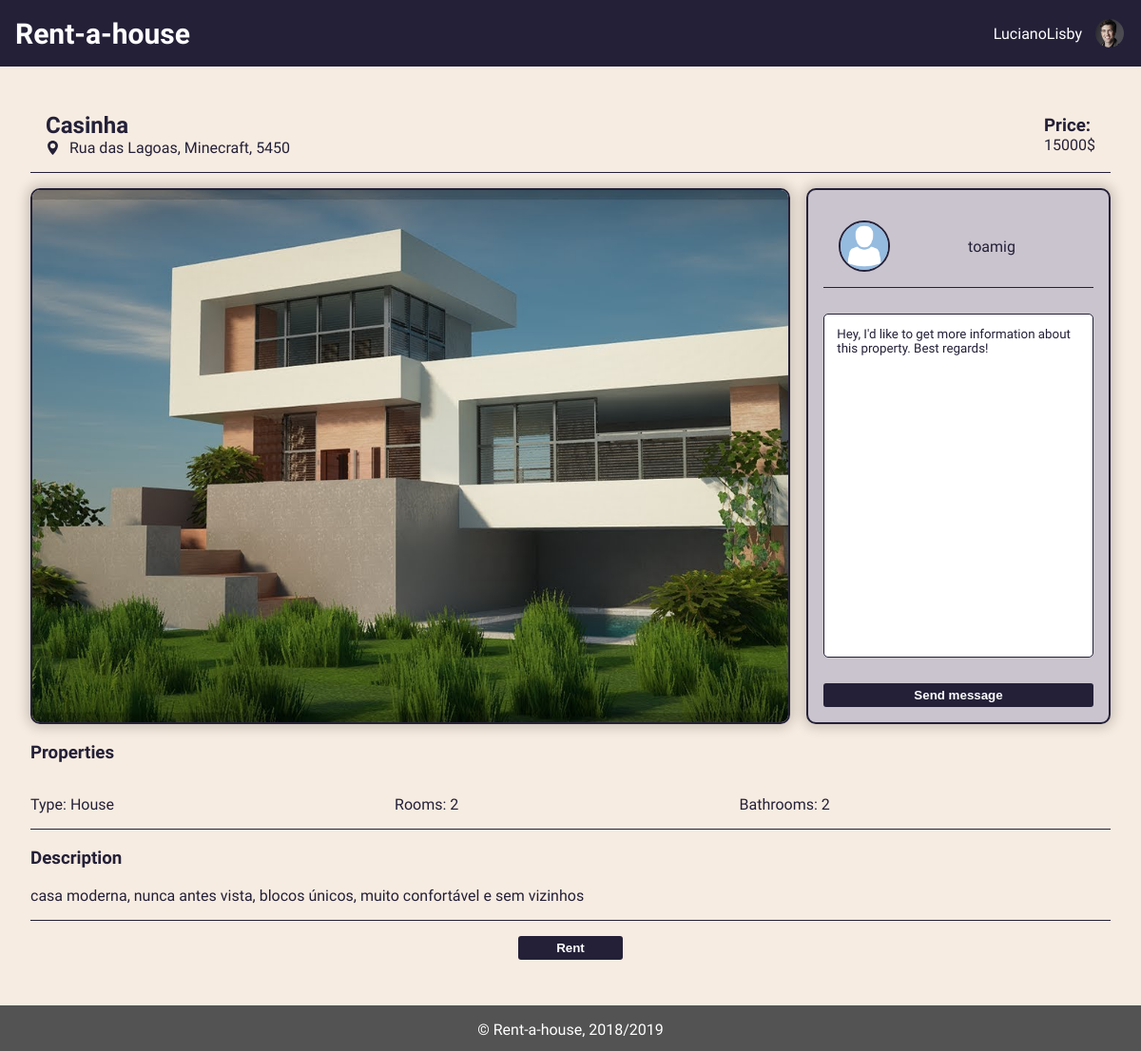
Screenshot of /pages/house.php?id=24 (signed in) with the database file from the repository.
### tables this page shows
CREATE TABLE house (
  id INTEGER PRIMARY KEY AUTOINCREMENT,
  image VARCHAR,
  type VARCHAR,
  room INTEGER,
  bathroom Integer,
  price DOUBLE,
  published DATE,
  address VARCHAR, 
  location VARCHAR,
  state VARCHAR,
  postCode VARCHAR,  
  description VARCHAR,
  title VARCHAR,
  owner VARCHAR REFERENCES user
);

CREATE TABLE user (
  username VARCHAR PRIMARY KEY,
  email VARCHAR UNIQUE,
  password VARCHAR,
  name VARCHAR,
  phoneNumber VARCHAR UNIQUE,
  image VARCHAR
);

### database/db_utils.php (called while the page is built, shortened)
<?php
    include_once('../database/connection.php');
    function getUserUsername($username){
        global $db;
        $stmt = $db->prepare("SELECT * FROM user WHERE username='".$username."'");
        $stmt->execute();
        $aux = $stmt->fetch();
        return $aux;
    }
    function getHouse($id){
        global $db;
        $stmt = $db->prepare("SELECT * FROM house WHERE id='".$id."'");
        $stmt->execute();
        $aux = $stmt->fetch();
        return $aux;
    }
?>

### pages/house.php (the view, shortened to what this page needs)
<?php
    include_once('../templates/templates.php');
    include_once('../database/db_utils.php');
    drawHeader();
    if(isset($_GET['id'])){
        $id = $_GET['id'];
        $house = getHouse($id);
        $owner = getUserUsername($house['owner']);
?>
        <article class="house-body">
            <div id="house-header">
                <div id="house-title">
                    <h2><?=$house["title"]?></h2>
                    <div id="house-location">
                        <p><?=$house["address"].", ".$house["state"].", ".$house["postCode"]?></p>
                    </div>
                </div>
                <div id="house-value">
                    <h3>Price:</h3>
                    <p><?=$house["price"]?>$</p>
                </div>
            </div>
            <section id="house-image-contact">
                <img  src="../images/houses/<?=$house['image']?>" alt="HouseImg">
                <div id="house-contact-owner">
                    <div id="owner-info">
                        <img src="../images/users/<?=$owner['image']?>" alt="OwnerImg">
                        <a><?=$owner['username']?></a>
                    </div>
                    <form method="post" action="../actions/send_message_action.php">
                        <textarea name="message" cols="auto" rows="auto">Hey, I'd like to get more information about this property. Best regards!</textarea>
                        <input type="submit" name="send-message" value="Send message">
                    </form>
                </div>
            </section>
            <div id="house-info">
                <div id="house-properties-wrapper">
                    <h3>Properties</h3>
                    <div id="house-properties">
                        <p>Type: <?=$house["type"]?></p>
                        <p>Rooms: <?=$house["room"]?></p>
                        <p>Bathrooms: <?=$house["bathroom"]?></p>
                    </div>
                </div>
                <div id="house-description">
                    <h3>Description</h3>
                    <p><?=$house["description"]?></p>
                </div>
            </div>
            <form action="addrent.php">
                    <input class="utils-btn" type="submit" value="Rent">
            </form>
        </article>
<?php
    drawFooter();
    }
    else{
        header('Location: home.php');
    }
?>

### templates/templates.php (shortened to what this page needs)
<?php
    function drawHeader(){
?>
    <!DOCTYPE html>
    <html lang="en-US">
        <head>
            <link href="../css/style.css" rel="stylesheet">
            <link href="../css/responsive.css" rel="stylesheet">
        </head>
        <body>
            <header>
                <div id="title">
                    <h1><a href="../pages/home.php">Rent-a-house</a></h1>
                </div>
                <div id="spacer">
                </div>
                <?php if (isset($_SESSION['username'])){ ?>
                    <div id="taskbar">
                        <a href="../pages/account.php"><?php echo $_SESSION['username'];?></a>
                        <img src="../images/users/<?=$_SESSION['image'] ?>">
                    </div>
                <?php } ?>
            </header>
<?php } ?>
<?php
    function drawFooter(){
?>
        <footer>
            <p>&copy; Rent-a-house, 2018/2019</p>
        </footer>
    </body>
</html>
<?php
}?>

### rows the page displays
house: title "Casinha", address "Rua das Lagoas", state "Minecraft", postCode "5450", price "15000", image (placeholder picture), type "House", room "2", bathroom "2", description "casa moderna, nunca antes vista, blocos únicos, muito confortável e sem vizinhos"
user: image (placeholder picture), username "toamig"

### other values shown
$_SESSION['username'] "LucianoLisby"
